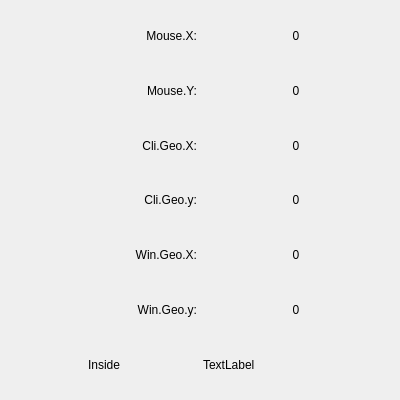
<?xml version="1.0" encoding="UTF-8"?>
<ui version="4.0">
 <class>MainWindow</class>
 <widget class="QMainWindow" name="MainWindow">
  <property name="geometry">
   <rect>
    <x>0</x>
    <y>0</y>
    <width>400</width>
    <height>400</height>
   </rect>
  </property>
  <property name="minimumSize">
   <size>
    <width>400</width>
    <height>400</height>
   </size>
  </property>
  <property name="maximumSize">
   <size>
    <width>400</width>
    <height>400</height>
   </size>
  </property>
  <property name="windowTitle">
   <string>MainWindow</string>
  </property>
  <property name="styleSheet">
   <string notr="true">QLabel{font: 24pt &quot;微软雅黑&quot;;}</string>
  </property>
  <widget class="QWidget" name="centralWidget">
   <layout class="QVBoxLayout" name="verticalLayout">
    <item>
     <layout class="QHBoxLayout" name="horizontalLayout">
      <item>
       <widget class="QLabel" name="label">
        <property name="minimumSize">
         <size>
          <width>64</width>
          <height>24</height>
         </size>
        </property>
        <property name="maximumSize">
         <size>
          <width>256</width>
          <height>16777215</height>
         </size>
        </property>
        <property name="text">
         <string>Mouse.X:</string>
        </property>
        <property name="alignment">
         <set>Qt::AlignRight|Qt::AlignTrailing|Qt::AlignVCenter</set>
        </property>
       </widget>
      </item>
      <item>
       <widget class="QLabel" name="label_x">
        <property name="minimumSize">
         <size>
          <width>128</width>
          <height>24</height>
         </size>
        </property>
        <property name="text">
         <string>0</string>
        </property>
        <property name="alignment">
         <set>Qt::AlignCenter</set>
        </property>
       </widget>
      </item>
     </layout>
    </item>
    <item>
     <layout class="QHBoxLayout" name="horizontalLayout_2">
      <item>
       <widget class="QLabel" name="label_2">
        <property name="minimumSize">
         <size>
          <width>64</width>
          <height>24</height>
         </size>
        </property>
        <property name="maximumSize">
         <size>
          <width>256</width>
          <height>16777215</height>
         </size>
        </property>
        <property name="text">
         <string>Mouse.Y:</string>
        </property>
        <property name="alignment">
         <set>Qt::AlignRight|Qt::AlignTrailing|Qt::AlignVCenter</set>
        </property>
       </widget>
      </item>
      <item>
       <widget class="QLabel" name="label_y">
        <property name="minimumSize">
         <size>
          <width>128</width>
          <height>24</height>
         </size>
        </property>
        <property name="text">
         <string>0</string>
        </property>
        <property name="alignment">
         <set>Qt::AlignCenter</set>
        </property>
       </widget>
      </item>
     </layout>
    </item>
    <item>
     <layout class="QHBoxLayout" name="horizontalLayout_3">
      <item>
       <widget class="QLabel" name="label_x2">
        <property name="minimumSize">
         <size>
          <width>64</width>
          <height>24</height>
         </size>
        </property>
        <property name="maximumSize">
         <size>
          <width>256</width>
          <height>16777215</height>
         </size>
        </property>
        <property name="text">
         <string>Cli.Geo.X:</string>
        </property>
        <property name="alignment">
         <set>Qt::AlignRight|Qt::AlignTrailing|Qt::AlignVCenter</set>
        </property>
       </widget>
      </item>
      <item>
       <widget class="QLabel" name="label_pos_x">
        <property name="minimumSize">
         <size>
          <width>128</width>
          <height>24</height>
         </size>
        </property>
        <property name="text">
         <string>0</string>
        </property>
        <property name="alignment">
         <set>Qt::AlignCenter</set>
        </property>
       </widget>
      </item>
     </layout>
    </item>
    <item>
     <layout class="QHBoxLayout" name="horizontalLayout_4">
      <item>
       <widget class="QLabel" name="label_y2">
        <property name="minimumSize">
         <size>
          <width>64</width>
          <height>24</height>
         </size>
        </property>
        <property name="maximumSize">
         <size>
          <width>256</width>
          <height>16777215</height>
         </size>
        </property>
        <property name="text">
         <string>Cli.Geo.y:</string>
        </property>
        <property name="alignment">
         <set>Qt::AlignRight|Qt::AlignTrailing|Qt::AlignVCenter</set>
        </property>
       </widget>
      </item>
      <item>
       <widget class="QLabel" name="label_pos_y">
        <property name="minimumSize">
         <size>
          <width>128</width>
          <height>24</height>
         </size>
        </property>
        <property name="text">
         <string>0</string>
        </property>
        <property name="alignment">
         <set>Qt::AlignCenter</set>
        </property>
       </widget>
      </item>
     </layout>
    </item>
    <item>
     <layout class="QHBoxLayout" name="horizontalLayout_5">
      <item>
       <widget class="QLabel" name="label_x3">
        <property name="minimumSize">
         <size>
          <width>64</width>
          <height>24</height>
         </size>
        </property>
        <property name="maximumSize">
         <size>
          <width>256</width>
          <height>16777215</height>
         </size>
        </property>
        <property name="text">
         <string>Win.Geo.X:</string>
        </property>
        <property name="alignment">
         <set>Qt::AlignRight|Qt::AlignTrailing|Qt::AlignVCenter</set>
        </property>
       </widget>
      </item>
      <item>
       <widget class="QLabel" name="label_geo_x">
        <property name="minimumSize">
         <size>
          <width>128</width>
          <height>24</height>
         </size>
        </property>
        <property name="text">
         <string>0</string>
        </property>
        <property name="alignment">
         <set>Qt::AlignCenter</set>
        </property>
       </widget>
      </item>
     </layout>
    </item>
    <item>
     <layout class="QHBoxLayout" name="horizontalLayout_6">
      <item>
       <widget class="QLabel" name="label_y3">
        <property name="minimumSize">
         <size>
          <width>64</width>
          <height>24</height>
         </size>
        </property>
        <property name="maximumSize">
         <size>
          <width>256</width>
          <height>16777215</height>
         </size>
        </property>
        <property name="text">
         <string>Win.Geo.y:</string>
        </property>
        <property name="alignment">
         <set>Qt::AlignRight|Qt::AlignTrailing|Qt::AlignVCenter</set>
        </property>
       </widget>
      </item>
      <item>
       <widget class="QLabel" name="label_geo_y">
        <property name="minimumSize">
         <size>
          <width>128</width>
          <height>24</height>
         </size>
        </property>
        <property name="text">
         <string>0</string>
        </property>
        <property name="alignment">
         <set>Qt::AlignCenter</set>
        </property>
       </widget>
      </item>
     </layout>
    </item>
    <item>
     <layout class="QHBoxLayout" name="horizontalLayout_7">
      <item>
       <widget class="QLabel" name="label_info">
        <property name="text">
         <string>Inside</string>
        </property>
        <property name="alignment">
         <set>Qt::AlignCenter</set>
        </property>
       </widget>
      </item>
      <item>
       <widget class="QLabel" name="label_info1">
        <property name="text">
         <string>TextLabel</string>
        </property>
       </widget>
      </item>
     </layout>
    </item>
   </layout>
  </widget>
 </widget>
 <layoutdefault spacing="6" margin="11"/>
 <resources/>
 <connections/>
</ui>
